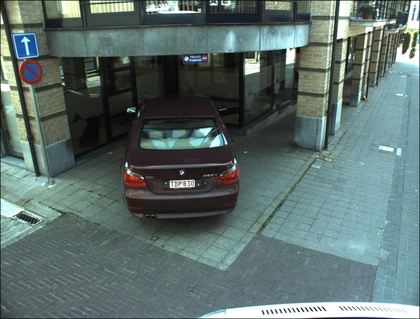
%> input picture week2/00.005893.jpg, 420 x 319 px, shrunk from 1628 x 1236 before the run
$ octave morphology_test.m   (GNU Octave 9; MATLAB toolbox functions it lacks are replaced by stand-ins)
%> lines starting %> are read from the running program, lines starting %| are printed output that depends on the picture
%> further down, im is the input picture: size 319x420x3 uint8; mean R, G, B 93.5, 111.7, 108.7
### week2/mydilate.m
function [ imdilated ] = mydilate(im, se)
    % mydilate
    % Perform dilate operation to a given image with a specific structural element
    %
    %    Parameter name      Value
    %    --------------      -----
    %    'im'               image to dilate
    %    'se'               structural element to apply


    %Get sizes
    [rows, col, chan] = size(im);
%> rows = 319; col = 420; chan = 3
    [se_sz_x, se_sz_y] = size(se);

    %Create result image with the same size of im
    imdilated = zeros(rows, col, chan,'uint8');

    %Calculate center of se
    se_center = floor((size(se)+1)/2);

    %flip se anf se_center
    se = se(end:-1:1,end:-1:1);
    se_center = size(se) - (se_center-1);

    %Initializations
    se_x = se_center(1);
    se_y = se_center(2);

    limit_x = se_sz_x-se_x;
    limit_y = se_sz_y-se_y;

    for k=1:chan
        %Image center
        for i=se_x:(rows-limit_x)
            for j=se_y:(col-limit_y)

                idx_x_1 = i-(se_x-1);
                idx_x_2 = i+limit_x;
                idx_y_1 = j-(se_y-1);
                idx_y_2 = j+limit_y;

                region = im(idx_x_1:idx_x_2, idx_y_1:idx_y_2, k);
                imdilated(i,j,k) = max(max(region(se>0)));
            end
        end

        %Up border
        for i=1:se_x-1
            for j=1:col

                idx_x_1 = i-(se_x-1);
                idx_x_2 = i+limit_x;
                idx_y_1 = j-(se_y-1);
                idx_y_2 = j+limit_y;

                region = im(       1        : idx_x_2,...
                            max(1,idx_y_1) : min(col,idx_y_2),k);

                se_act = se(1 + max(0,1-idx_x_1) : se_sz_x + min(0,rows-idx_x_2),...
                            1 + max(0,1-idx_y_1) : se_sz_y + min(0,col-idx_y_2));

                imdilated(i,j,k) = max(max(region(se_act>0)));
            end
        end

        %Down border
        for i=(rows-se_x+2):rows
            for j=1:col

                idx_x_1 = i-(se_x-1);
                idx_x_2 = i+limit_x;
                idx_y_1 = j-(se_y-1);
                idx_y_2 = j+limit_y;

                region = im(    idx_x_1    : rows,...
                            max(1,idx_y_1) : min(col,idx_y_2),k);

                se_act = se(1 + max(0,1-idx_x_1) : se_sz_x + min(0,rows-idx_x_2),...
                            1 + max(0,1-idx_y_1) : se_sz_y + min(0,col-idx_y_2));

                imdilated(i,j,k) = max(max(region(se_act>0)));
            end
        end

        %Left border
        for i=se_x:(rows-limit_x-1)
            for j=1:se_y-1

                idx_x_1 = i-(se_x-1);
                idx_x_2 = i+limit_x;
                idx_y_1 = j-(se_y-1);
                idx_y_2 = j+limit_y;

                region = im(    idx_x_1    : idx_x_2 ,...
                                   1        : idx_y_2 ,k);

                se_act = se(1 + max(0,1-idx_x_1) : se_sz_x + min(0,rows-idx_x_2),...
                            1 + max(0,1-idx_y_1) : se_sz_y + min(0,col-idx_y_2));

                imdilated(i,j,k) = max(max(region(se_act>0)));
            end
        end

        %Right border
        for i=se_x:(rows-limit_x-1)
            for j=(col-se_center(2)+2):col

                idx_x_1 = i-(se_x-1);
                idx_x_2 = i+limit_x;
                idx_y_1 = j-(se_y-1);
                idx_y_2 = j+limit_y;

                region = im(    idx_x_1   : idx_x_2 ,...
                                idx_y_1   : col      ,k);

                se_act = se(1 + max(0,1-idx_x_1) : se_sz_x + min(0,rows-idx_x_2),...
                            1 + max(0,1-idx_y_1) : se_sz_y + min(0,col-idx_y_2));

                imdilated(i,j,k) = max(max(region(se_act>0)));
            end
        end
    end
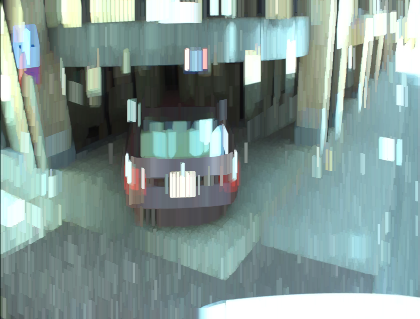
%> imdilated: size 319x420x3 uint8; mean R, G, B 131, 152.1, 148.5

    imdilated = cast(imdilated, 'like',im);
end

### week2/myerode.m
function [ imeroded ] = myerode(im, se)
    % mydilate
    % Perform erode operation to a given image with a specific structural element
    %
    %    Parameter name      Value
    %    --------------      -----
    %    'im'               image to erode
    %    'se'               structural element to apply

    %Get sizes
    [rows, col, chan] = size(im);
    [se_sz_x, se_sz_y] = size(se);

    %Create result image with the same size of im
    imeroded = zeros(rows, col, chan,'uint8');

    %Calculate center of se
    se_center = floor((size(se)+1)/2);

    %Initializations
    se_x = se_center(1);
    se_y = se_center(2);

    limit_x = se_sz_x-se_x;
    limit_y = se_sz_y-se_y;

    for k=1:chan
        %Image center
        for i=se_x:(rows-limit_x)
            for j=se_y:(col-limit_y)

                idx_x_1 = i-(se_x-1);
                idx_x_2 = i+limit_x;
                idx_y_1 = j-(se_y-1);
                idx_y_2 = j+limit_y;

                region = im(idx_x_1:idx_x_2, idx_y_1:idx_y_2, k);
                imeroded(i,j,k) = min(min(region(se>0)));
            end
        end

        %Up border
        for i=1:se_x-1
            for j=1:col

                idx_x_1 = i-(se_x-1);
                idx_x_2 = i+limit_x;
                idx_y_1 = j-(se_y-1);
                idx_y_2 = j+limit_y;

                region = im(       1        : idx_x_2,...
                            max(1,idx_y_1) : min(col,idx_y_2),k);

                se_act = se(1 + max(0,1-idx_x_1) : se_sz_x + min(0,rows-idx_x_2),...
                            1 + max(0,1-idx_y_1) : se_sz_y + min(0,col-idx_y_2));

                imeroded(i,j,k) = min(min(region(se_act>0)));
            end
        end

        %Down border
        for i=(rows-se_x+2):rows
            for j=1:col

                idx_x_1 = i-(se_x-1);
                idx_x_2 = i+limit_x;
                idx_y_1 = j-(se_y-1);
                idx_y_2 = j+limit_y;

                region = im(    idx_x_1    : rows,...
                            max(1,idx_y_1) : min(col,idx_y_2),k);

                se_act = se(1 + max(0,1-idx_x_1) : se_sz_x + min(0,rows-idx_x_2),...
                            1 + max(0,1-idx_y_1) : se_sz_y + min(0,col-idx_y_2));

                imeroded(i,j,k) = min(min(region(se_act>0)));
            end
        end

        %Left border
        for i=se_x:(rows-limit_x-1)
            for j=1:se_y-1

                idx_x_1 = i-(se_x-1);
                idx_x_2 = i+limit_x;
                idx_y_1 = j-(se_y-1);
                idx_y_2 = j+limit_y;

                region = im(    idx_x_1    : idx_x_2 ,...
                                   1        : idx_y_2 ,k);

                se_act = se(1 + max(0,1-idx_x_1) : se_sz_x + min(0,rows-idx_x_2),...
                            1 + max(0,1-idx_y_1) : se_sz_y + min(0,col-idx_y_2));

                imeroded(i,j,k) = min(min(region(se_act>0)));
            end
        end

        %Right border
        for i=se_x:(rows-limit_x-1)
            for j=(col-se_center(2)+2):col

                idx_x_1 = i-(se_x-1);
                idx_x_2 = i+limit_x;
                idx_y_1 = j-(se_y-1);
                idx_y_2 = j+limit_y;

                region = im(    idx_x_1   : idx_x_2 ,...
                                idx_y_1   : col      ,k);

                se_act = se(1 + max(0,1-idx_x_1) : se_sz_x + min(0,rows-idx_x_2),...
                            1 + max(0,1-idx_y_1) : se_sz_y + min(0,col-idx_y_2));

                imeroded(i,j,k) = min(min(region(se_act>0)));
            end
        end
    end
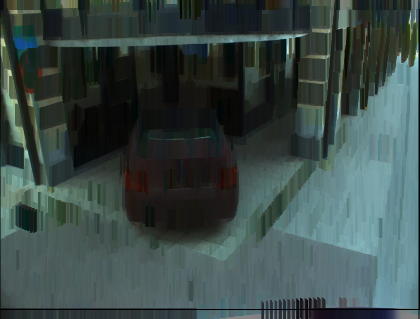
%> imeroded: size 319x420x3 uint8; mean R, G, B 58.9, 74.4, 72

    imeroded = cast(imeroded, 'like', im);
end

### week2/morphology_test.m
% Diferent Images to test
% im = uint8([0, 0, 0, 0, 0, 0;
%             0, 1, 0, 0, 0, 0;
%             0, 0, 0, 0, 0, 0;
%             0, 0, 0, 1, 0, 0;
%             0, 1, 0, 0, 0, 0;
%             0, 0, 0, 0, 0, 0;]);

% im = uint8([0, 0, 0, 0, 0, 0;
%             0, 1, 0, 3, 0, 0;
%             0, 0, 2, 0, 7, 0;
%             0, 0, 0, 1, 0, 0;
%             0, 1, 5, 0, 0, 0;
%             0, 0, 0, 0, 0, 0;]);

% im = imread('morph_test.png');
% im = imread('DilationErosionTest.png');
% im = imread('cameraman.tif');
%im = rgb2gray(imread('00.005893.jpg'));
im = imread('00.005893.jpg');

% figure,imshow(im,[]);

% Diferent Structural Elements to test
% se = [1 1 1;
%       0 1 0];

%  se = [0 1 0;
%        1 1 1;
%        0 1 0];

% se = [1 1 1 1 1 1 1];
% se = ones(20);
se = ones(20,2);
% se = ones(1, 20);

tic
mydil = mydilate(im,se);
mydil_time = toc;

tic
dil = imdilate(im,se);
dil_time = toc;

tic
myero = myerode(im,se);
myero_time = toc;

tic
ero = imerode(im,se);
ero_time = toc;

figure,
subplot(2,3,1), imshow(mydil,[])    , title('mydilate');
subplot(2,3,2), imshow(dil,[])      , title('imdilate');
subplot(2,3,3), imshow(mydil-dil,[]), title('difference');
subplot(2,3,4), imshow(myero,[])    , title('myerode');
subplot(2,3,5), imshow(ero,[])      , title('imerode');
subplot(2,3,6), imshow(myero-ero,[]), title('difference');


% [10 lines of commented-out code are left out]

fprintf('\n');
fprintf('imdilate : %f sec\n', dil_time);
fprintf('mydilate : %f sec\n', mydil_time);
fprintf('efficency : %f %%\n', 100*(mydil_time/dil_time));
fprintf('\n');
fprintf('imerode : %f sec\n', ero_time);
fprintf('myerode : %f sec\n', myero_time);
fprintf('efficency : %f %%\n', 100*(myero_time/ero_time));
fprintf('\n');
